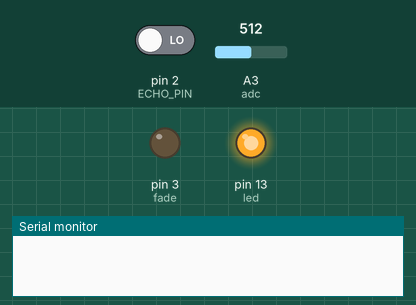
A sketch run on a simulated Arduino Uno, built with avr-gcc and run on an emulated ATmega328P. Parts: output pins drawn as LEDs (lit = HIGH), the last lines printed to the serial monitor. The test bench sets the inputs (shaded band); at power-on: pin 2 (ECHO_PIN) LOW, A3 (adc) = 512.

Above: at 0.12 s.
At 2.3 s:
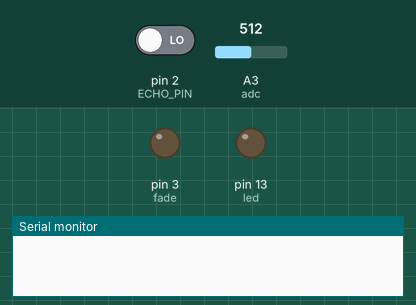
At 4.68 s:
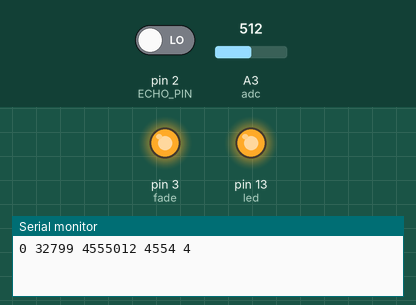
Timing chart, 0 to 5.9 s (numbered marks = the images above):
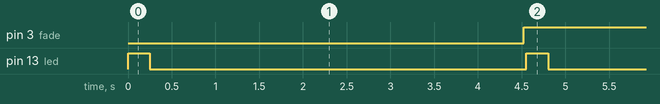

The sketch:

api_machine_time.ino
```cpp
// Made from a Python program in the ZERO1 Simulator; edits here are not turned back into Python.
// machine and time (§3.2, §3.3).

const int POT_LDR = A3;        // potentiometer / light sensor
const int TRIG_PIN = 3;        // ultrasonic trigger
const int ECHO_PIN = 2;        // ultrasonic echo

const float WAIT = 0.25;
const long STEPS = 3;
const int led = LED_BUILTIN;
const int trig = TRIG_PIN;
const int adc = POT_LDR;
const int fade = 3;

// Runs once: the lines before "while True:"
void setup() {
  Serial.begin(9600);
  pinMode(led, OUTPUT);
  pinMode(trig, OUTPUT);
  pinMode(fade, OUTPUT);
}

// Runs forever: the body of "while True:" (line 14)
void loop() {
  digitalWrite(led, HIGH);
  delay(round(WAIT * 1000));
  digitalWrite(led, LOW);
  delay(STEPS * 1000L);
  delay(250);
  delayMicroseconds(10);
  analogWrite(fade, 128);
  analogWrite(fade, 255);
  analogWrite(fade, 0);
  float pause = analogRead(adc) / 1000.0;
  pySleep(pause, 25);
  pySleepMs(analogRead(adc), 26);
  digitalWrite(trig, 1);
  pinMode(ECHO_PIN, INPUT);
  long width = (long)pulseIn(ECHO_PIN, 1, 30000);
  Serial.print(width);
  Serial.print(" ");
  Serial.print(map(analogRead(adc), 0, 1023, 0, 65535));
  Serial.print(" ");
  Serial.print((long)micros());
  Serial.print(" ");
  Serial.print((long)millis());
  Serial.print(" ");
  Serial.println((long)(millis() / 1000));
}

// ---- Helpers that make C++ behave like Python ----

// Stops the program like a Python error: the message goes to the Serial Monitor, then the board halts
void pyFail(int line, String text) {
  Serial.print("Line ");
  Serial.print(line);
  Serial.print(": ");
  Serial.println(text);
  Serial.flush();
  abort();
}

// Python's time.sleep(seconds) for a value that is not a fixed number
void pySleep(float seconds, int line) {
  if (seconds < 0) pyFail(line, "ValueError: sleep length must be non-negative");
  delay((unsigned long)(seconds * 1000 + 0.5));
}

// Python's time.sleep_ms(ms) for a value that is not a fixed number
void pySleepMs(long ms, int line) {
  if (ms < 0) pyFail(line, "ValueError: sleep length must be non-negative");
  delay(ms);
}
```

Measured:
- by itself, pin 3 (fade): alternates HIGH for 3.5 s and LOW for 1.0 s
- by itself, pin 13 (led): alternates HIGH for 0.25 s and LOW for 4.3 s
